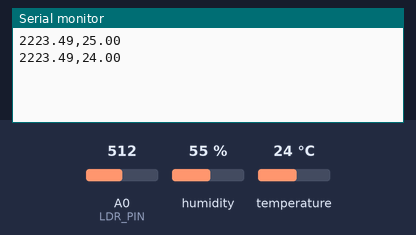
Bench run of a sketch on a simulated Arduino Uno, built with avr-gcc and run on an emulated ATmega328P. On the bench: the last lines printed to the serial monitor. The inputs (shaded band) are chosen by the test bench; at power-on: temperature 24 °C, A0 (LDR_PIN) = 512, humidity 55 %.

Above: at 3.2 s.
3.3 s: temperature set to 12 °C
At 4.6 s:
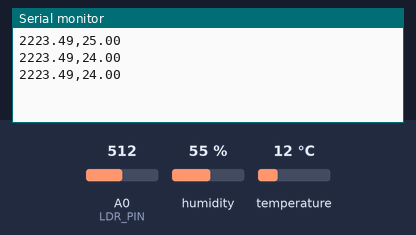
4.8 s: A0 (LDR_PIN) set to 716
At 6.2 s:
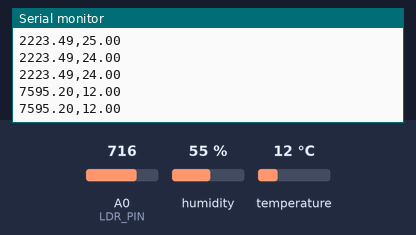
6.3 s: temperature set to 19 °C
At 7.6 s:
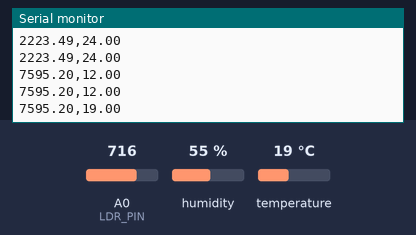
7.8 s: A0 (LDR_PIN) set to 900
At 8.7 s:
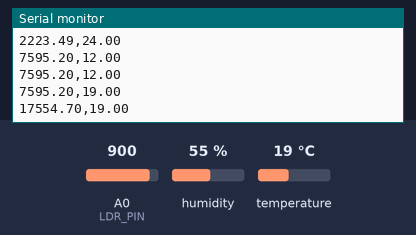
Timing chart, 0 to 10.3 s (numbered marks = the images above; inputs shaded):
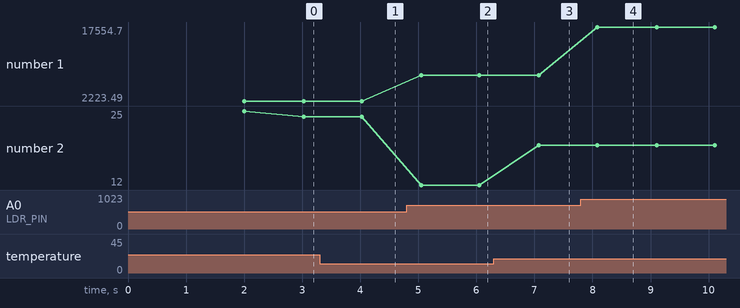

The sketch:

arduinofile.ino
```cpp
/* ─────────────────────────────────────────────────────────────
   PV Digital Twin — Sensor Node
   Reads:
     • LDR voltage  → converts to irradiance via calibration
     • DHT11        → ambient temperature
   Sends one comma-separated line per sample over Serial.
   Output format:    irradiance,temperature\n
   Example:          425.30,24.50
   ───────────────────────────────────────────────────────────── */

#include <DHT.h>

// ── Pins ─────────────────────────────────────────────────────
const int   LDR_PIN  = A0;     // LDR voltage divider midpoint
const int   DHT_PIN  = 2;      // DHT11 data pin (any digital pin works)
#define     DHT_TYPE   DHT11

// ── Constants ────────────────────────────────────────────────
const float V_REF   = 5.0;
const float ADC_MAX = 1023.0;

// ── LDR calibration coefficients  G = a · V^b  (from MATLAB fit)
const float a_cal = 77.23;
const float b_cal = 3.6631;

// ── DHT11 sampling control ───────────────────────────────────
// DHT11 spec: minimum 1 second between reads.
// We keep the LDR responsive (every 1 s) and refresh DHT11 every 2 s
// so the temperature value is always recent and never stale.
DHT dht(DHT_PIN, DHT_TYPE);

unsigned long last_temp_read_ms = 0;
const unsigned long TEMP_PERIOD_MS = 2000;
float last_temp_c = 25.0;       // sensible startup fallback

void setup() {
    Serial.begin(9600);
    dht.begin();
    delay(2000);                // DHT11 needs ~1-2 s to stabilise after power-up
}

void loop() {
    // ── LDR → irradiance ────────────────────────────────────
    int   raw_ldr = analogRead(LDR_PIN);
    float v_ldr   = (raw_ldr / ADC_MAX) * V_REF;
    float irradiance = a_cal * pow(v_ldr, b_cal);
    if (irradiance < 0) irradiance = 0;   // physical floor

    // ── DHT11 → temperature (refresh every 2 s only) ────────
    if (millis() - last_temp_read_ms >= TEMP_PERIOD_MS) {
        float t = dht.readTemperature();   // returns °C
        if (!isnan(t)) {                   // keep last good value if read fails
            last_temp_c = t;
        }
        last_temp_read_ms = millis();
    }

    // ── Send one CSV line: "irradiance,temperature\n" ───────
    Serial.print(irradiance, 2);
    Serial.print(",");
    Serial.println(last_temp_c, 2);

    delay(1000);                // 1 sample per second
}
```

Measured:
- after the input at 4.8 s, the serial monitor: prints a new line after 0.25 s (image 2)
- after the input at 6.3 s, the serial monitor: prints a new line after 0.78 s (image 3)
- after the input at 7.8 s, the serial monitor: prints a new line after 0.28 s (image 4)
- plotted number 1: 2223.49 → 7595.2 after the input at 4.8 s, 7595.2 → 17554.7 after the input at 7.8 s
- plotted number 2: 12 → 19 after the input at 6.3 s
